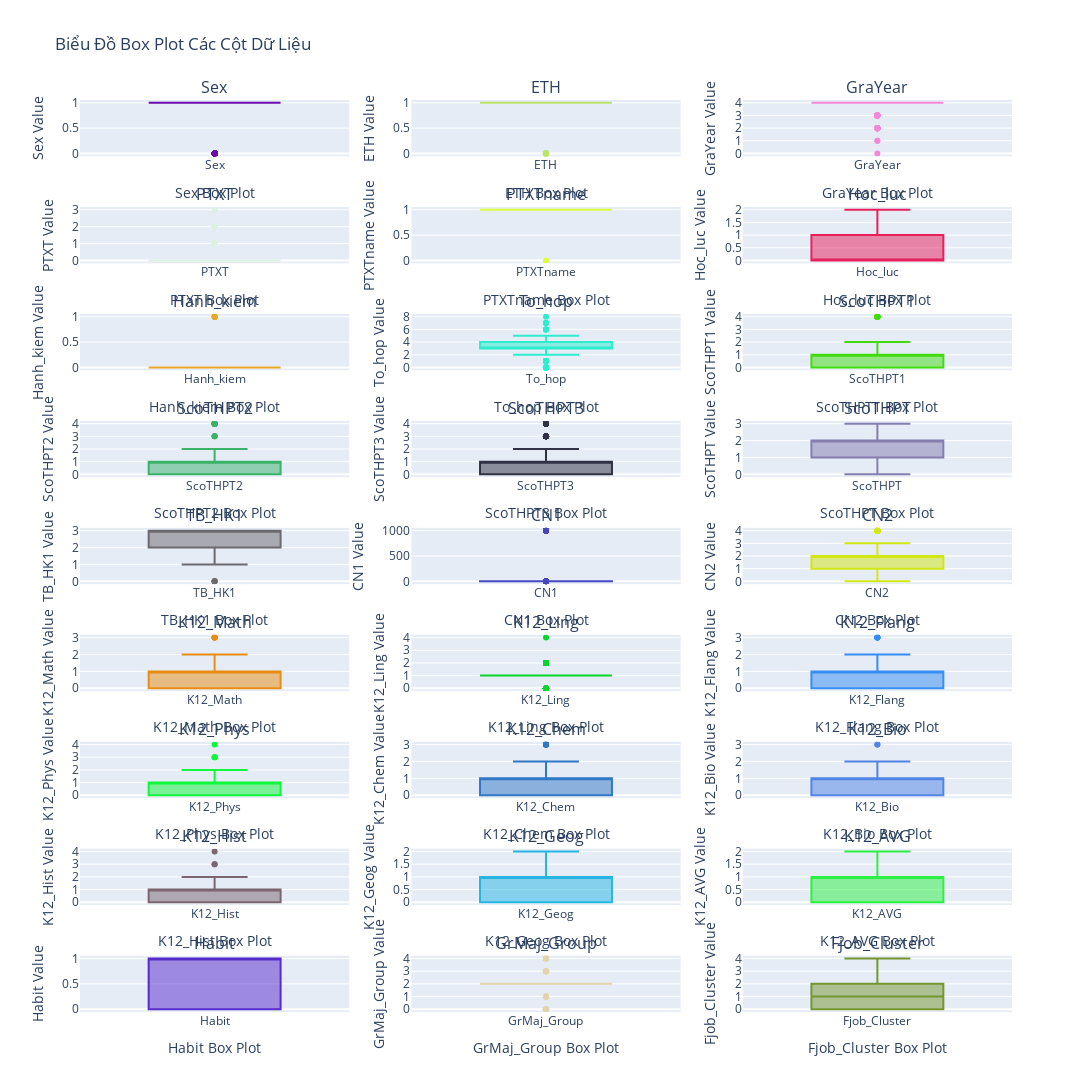

The code cell stored with this chart in its notebook:
### Code cell
# Tính toán số hàng và cột dựa trên số lượng cột trong df
columns_to_plot = df.columns
n_cols = 3  # Giả sử bạn muốn có 4 cột trong mỗi hàng
n_rows = int(np.ceil(len(columns_to_plot) / n_cols))

# Khởi tạo subplot
fig = sp.make_subplots(rows=n_rows, cols=n_cols, subplot_titles=columns_to_plot)

# Tạo một danh sách các màu sắc ngẫu nhiên cho biểu đồ
random_colors = ['#%06X' % random.randint(0, 0xFFFFFF) for _ in columns_to_plot]

# Vẽ box plot cho từng cột
for i, (column, color) in enumerate(zip(columns_to_plot, random_colors)):
    row = i // n_cols + 1
    col = i % n_cols + 1

    fig.add_trace(
        go.Box(y=df[column], marker=dict(color=color), name=column, showlegend=False),
        row=row, col=col
    )

    fig.update_xaxes(title_text=f'{column} Box Plot', row=row, col=col)
    fig.update_yaxes(title_text=f'{column} Value', row=row, col=col)

# Chỉnh layout và hiển thị biểu đồ
fig.update_layout(height=400 * n_rows, width=1100, title_text="Biểu Đồ Box Plot Các Cột Dữ Liệu")
fig.show()

### Figure 1 — Plotly figure (JSON) as saved in the notebook; plotly's stock layout.template omitted (floating-point values rounded to 4 significant figures; data arrays with more than 128 entries replaced by an {"elided": "..."} marker saying what was removed)
{"data": [{"marker": {"color": "#6D0CAE"}, "name": "Sex", "showlegend": false, "type": "box", "xaxis": "x", "y": {"elided": "881 int values"}, "yaxis": "y"}, {"marker": {"color": "#BCE369"}, "name": "ETH", "showlegend": false, "type": "box", "xaxis": "x2", "y": {"elided": "881 int values"}, "yaxis": "y2"}, {"marker": {"color": "#F587D9"}, "name": "GraYear", "showlegend": false, "type": "box", "xaxis": "x3", "y": {"elided": "881 int values"}, "yaxis": "y3"}, {"marker": {"color": "#DDF1E1"}, "name": "PTXT", "showlegend": false, "type": "box", "xaxis": "x4", "y": {"elided": "881 int values"}, "yaxis": "y4"}, {"marker": {"color": "#DCFD37"}, "name": "PTXTname", "showlegend": false, "type": "box", "xaxis": "x5", "y": {"elided": "881 int values"}, "yaxis": "y5"}, {"marker": {"color": "#E81F5A"}, "name": "Hoc_luc", "showlegend": false, "type": "box", "xaxis": "x6", "y": {"elided": "881 int values"}, "yaxis": "y6"}, {"marker": {"color": "#E8A72B"}, "name": "Hanh_kiem", "showlegend": false, "type": "box", "xaxis": "x7", "y": {"elided": "881 int values"}, "yaxis": "y7"}, {"marker": {"color": "#2CEECE"}, "name": "To_hop", "showlegend": false, "type": "box", "xaxis": "x8", "y": {"elided": "881 int values"}, "yaxis": "y8"}, {"marker": {"color": "#40DC0E"}, "name": "ScoTHPT1", "showlegend": false, "type": "box", "xaxis": "x9", "y": {"elided": "881 int values"}, "yaxis": "y9"}, {"marker": {"color": "#3AB268"}, "name": "ScoTHPT2", "showlegend": false, "type": "box", "xaxis": "x10", "y": {"elided": "881 int values"}, "yaxis": "y10"}, {"marker": {"color": "#303143"}, "name": "ScoTHPT3", "showlegend": false, "type": "box", "xaxis": "x11", "y": {"elided": "881 int values"}, "yaxis": "y11"}, {"marker": {"color": "#857DB0"}, "name": "ScoTHPT", "showlegend": false, "type": "box", "xaxis": "x12", "y": {"elided": "881 int values"}, "yaxis": "y12"}, {"marker": {"color": "#6C696F"}, "name": "TB_HK1", "showlegend": false, "type": "box", "xaxis": "x13", "y": {"elided": "881 int values"}, "yaxis": "y13"}, {"marker": {"color": "#4745C2"}, "name": "CN1", "showlegend": false, "type": "box", "xaxis": "x14", "y": {"elided": "881 int values"}, "yaxis": "y14"}, {"marker": {"color": "#D2E714"}, "name": "CN2", "showlegend": false, "type": "box", "xaxis": "x15", "y": {"elided": "881 int values"}, "yaxis": "y15"}, {"marker": {"color": "#E98D12"}, "name": "K12_Math", "showlegend": false, "type": "box", "xaxis": "x16", "y": {"elided": "881 int values"}, "yaxis": "y16"}, {"marker": {"color": "#09D62D"}, "name": "K12_Ling", "showlegend": false, "type": "box", "xaxis": "x17", "y": {"elided": "881 int values"}, "yaxis": "y17"}, {"marker": {"color": "#368EF3"}, "name": "K12_Flang", "showlegend": false, "type": "box", "xaxis": "x18", "y": {"elided": "881 int values"}, "yaxis": "y18"}, {"marker": {"color": "#0DF73B"}, "name": "K12_Phys", "showlegend": false, "type": "box", "xaxis": "x19", "y": {"elided": "881 int values"}, "yaxis": "y19"}, {"marker": {"color": "#3078C7"}, "name": "K12_Chem", "showlegend": false, "type": "box", "xaxis": "x20", "y": {"elided": "881 int values"}, "yaxis": "y20"}, {"marker": {"color": "#5084E5"}, "name": "K12_Bio", "showlegend": false, "type": "box", "xaxis": "x21", "y": {"elided": "881 int values"}, "yaxis": "y21"}, {"marker": {"color": "#7A6570"}, "name": "K12_Hist", "showlegend": false, "type": "box", "xaxis": "x22", "y": {"elided": "881 int values"}, "yaxis": "y22"}, {"marker": {"color": "#26B6E4"}, "name": "K12_Geog", "showlegend": false, "type": "box", "xaxis": "x23", "y": {"elided": "881 int values"}, "yaxis": "y23"}, {"marker": {"color": "#2DF142"}, "name": "K12_AVG", "showlegend": false, "type": "box", "xaxis": "x24", "y": {"elided": "881 int values"}, "yaxis": "y24"}, {"marker": {"color": "#562BCB"}, "name": "Habit", "showlegend": false, "type": "box", "xaxis": "x25", "y": {"elided": "881 int values"}, "yaxis": "y25"}, {"marker": {"color": "#E5D3AB"}, "name": "GrMaj_Group", "showlegend": false, "type": "box", "xaxis": "x26", "y": {"elided": "881 int values"}, "yaxis": "y26"}, {"marker": {"color": "#74962E"}, "name": "Fjob_Cluster", "showlegend": false, "type": "box", "xaxis": "x27", "y": {"elided": "881 int values"}, "yaxis": "y27"}], "layout": {"annotations": [{"font": {"size": 16}, "showarrow": false, "text": "Sex", "x": 0.1444, "xanchor": "center", "xref": "paper", "y": 1, "yanchor": "bottom", "yref": "paper"}, {"font": {"size": 16}, "showarrow": false, "text": "ETH", "x": 0.5, "xanchor": "center", "xref": "paper", "y": 1, "yanchor": "bottom", "yref": "paper"}, {"font": {"size": 16}, "showarrow": false, "text": "GraYear", "x": 0.8556, "xanchor": "center", "xref": "paper", "y": 1, "yanchor": "bottom", "yref": "paper"}, {"font": {"size": 16}, "showarrow": false, "text": "PTXT", "x": 0.1444, "xanchor": "center", "xref": "paper", "y": 0.8827, "yanchor": "bottom", "yref": "paper"}, {"font": {"size": 16}, "showarrow": false, "text": "PTXTname", "x": 0.5, "xanchor": "center", "xref": "paper", "y": 0.8827, "yanchor": "bottom", "yref": "paper"}, {"font": {"size": 16}, "showarrow": false, "text": "Hoc_luc", "x": 0.8556, "xanchor": "center", "xref": "paper", "y": 0.8827, "yanchor": "bottom", "yref": "paper"}, {"font": {"size": 16}, "showarrow": false, "text": "Hanh_kiem", "x": 0.1444, "xanchor": "center", "xref": "paper", "y": 0.7654, "yanchor": "bottom", "yref": "paper"}, {"font": {"size": 16}, "showarrow": false, "text": "To_hop", "x": 0.5, "xanchor": "center", "xref": "paper", "y": 0.7654, "yanchor": "bottom", "yref": "paper"}, {"font": {"size": 16}, "showarrow": false, "text": "ScoTHPT1", "x": 0.8556, "xanchor": "center", "xref": "paper", "y": 0.7654, "yanchor": "bottom", "yref": "paper"}, {"font": {"size": 16}, "showarrow": false, "text": "ScoTHPT2", "x": 0.1444, "xanchor": "center", "xref": "paper", "y": 0.6481, "yanchor": "bottom", "yref": "paper"}, {"font": {"size": 16}, "showarrow": false, "text": "ScoTHPT3", "x": 0.5, "xanchor": "center", "xref": "paper", "y": 0.6481, "yanchor": "bottom", "yref": "paper"}, {"font": {"size": 16}, "showarrow": false, "text": "ScoTHPT", "x": 0.8556, "xanchor": "center", "xref": "paper", "y": 0.6481, "yanchor": "bottom", "yref": "paper"}, {"font": {"size": 16}, "showarrow": false, "text": "TB_HK1", "x": 0.1444, "xanchor": "center", "xref": "paper", "y": 0.5309, "yanchor": "bottom", "yref": "paper"}, {"font": {"size": 16}, "showarrow": false, "text": "CN1", "x": 0.5, "xanchor": "center", "xref": "paper", "y": 0.5309, "yanchor": "bottom", "yref": "paper"}, {"font": {"size": 16}, "showarrow": false, "text": "CN2", "x": 0.8556, "xanchor": "center", "xref": "paper", "y": 0.5309, "yanchor": "bottom", "yref": "paper"}, {"font": {"size": 16}, "showarrow": false, "text": "K12_Math", "x": 0.1444, "xanchor": "center", "xref": "paper", "y": 0.4136, "yanchor": "bottom", "yref": "paper"}, {"font": {"size": 16}, "showarrow": false, "text": "K12_Ling", "x": 0.5, "xanchor": "center", "xref": "paper", "y": 0.4136, "yanchor": "bottom", "yref": "paper"}, {"font": {"size": 16}, "showarrow": false, "text": "K12_Flang", "x": 0.8556, "xanchor": "center", "xref": "paper", "y": 0.4136, "yanchor": "bottom", "yref": "paper"}, {"font": {"size": 16}, "showarrow": false, "text": "K12_Phys", "x": 0.1444, "xanchor": "center", "xref": "paper", "y": 0.2963, "yanchor": "bottom", "yref": "paper"}, {"font": {"size": 16}, "showarrow": false, "text": "K12_Chem", "x": 0.5, "xanchor": "center", "xref": "paper", "y": 0.2963, "yanchor": "bottom", "yref": "paper"}, {"font": {"size": 16}, "showarrow": false, "text": "K12_Bio", "x": 0.8556, "xanchor": "center", "xref": "paper", "y": 0.2963, "yanchor": "bottom", "yref": "paper"}, {"font": {"size": 16}, "showarrow": false, "text": "K12_Hist", "x": 0.1444, "xanchor": "center", "xref": "paper", "y": 0.179, "yanchor": "bottom", "yref": "paper"}, {"font": {"size": 16}, "showarrow": false, "text": "K12_Geog", "x": 0.5, "xanchor": "center", "xref": "paper", "y": 0.179, "yanchor": "bottom", "yref": "paper"}, {"font": {"size": 16}, "showarrow": false, "text": "K12_AVG", "x": 0.8556, "xanchor": "center", "xref": "paper", "y": 0.179, "yanchor": "bottom", "yref": "paper"}, {"font": {"size": 16}, "showarrow": false, "text": "Habit", "x": 0.1444, "xanchor": "center", "xref": "paper", "y": 0.06173, "yanchor": "bottom", "yref": "paper"}, {"font": {"size": 16}, "showarrow": false, "text": "GrMaj_Group", "x": 0.5, "xanchor": "center", "xref": "paper", "y": 0.06173, "yanchor": "bottom", "yref": "paper"}, {"font": {"size": 16}, "showarrow": false, "text": "Fjob_Cluster", "x": 0.8556, "xanchor": "center", "xref": "paper", "y": 0.06173, "yanchor": "bottom", "yref": "paper"}], "height": 3600, "title": {"text": "Biểu Đồ Box Plot Các Cột Dữ Liệu"}, "width": 1100, "xaxis": {"anchor": "y", "domain": [0, 0.2889], "title": {"text": "Sex Box Plot"}}, "xaxis10": {"anchor": "y10", "domain": [0, 0.2889], "title": {"text": "ScoTHPT2 Box Plot"}}, "xaxis11": {"anchor": "y11", "domain": [0.3556, 0.6444], "title": {"text": "ScoTHPT3 Box Plot"}}, "xaxis12": {"anchor": "y12", "domain": [0.7111, 1], "title": {"text": "ScoTHPT Box Plot"}}, "xaxis13": {"anchor": "y13", "domain": [0, 0.2889], "title": {"text": "TB_HK1 Box Plot"}}, "xaxis14": {"anchor": "y14", "domain": [0.3556, 0.6444], "title": {"text": "CN1 Box Plot"}}, "xaxis15": {"anchor": "y15", "domain": [0.7111, 1], "title": {"text": "CN2 Box Plot"}}, "xaxis16": {"anchor": "y16", "domain": [0, 0.2889], "title": {"text": "K12_Math Box Plot"}}, "xaxis17": {"anchor": "y17", "domain": [0.3556, 0.6444], "title": {"text": "K12_Ling Box Plot"}}, "xaxis18": {"anchor": "y18", "domain": [0.7111, 1], "title": {"text": "K12_Flang Box Plot"}}, "xaxis19": {"anchor": "y19", "domain": [0, 0.2889], "title": {"text": "K12_Phys Box Plot"}}, "xaxis2": {"anchor": "y2", "domain": [0.3556, 0.6444], "title": {"text": "ETH Box Plot"}}, "xaxis20": {"anchor": "y20", "domain": [0.3556, 0.6444], "title": {"text": "K12_Chem Box Plot"}}, "xaxis21": {"anchor": "y21", "domain": [0.7111, 1], "title": {"text": "K12_Bio Box Plot"}}, "xaxis22": {"anchor": "y22", "domain": [0, 0.2889], "title": {"text": "K12_Hist Box Plot"}}, "xaxis23": {"anchor": "y23", "domain": [0.3556, 0.6444], "title": {"text": "K12_Geog Box Plot"}}, "xaxis24": {"anchor": "y24", "domain": [0.7111, 1], "title": {"text": "K12_AVG Box Plot"}}, "xaxis25": {"anchor": "y25", "domain": [0, 0.2889], "title": {"text": "Habit Box Plot"}}, "xaxis26": {"anchor": "y26", "domain": [0.3556, 0.6444], "title": {"text": "GrMaj_Group Box Plot"}}, "xaxis27": {"anchor": "y27", "domain": [0.7111, 1], "title": {"text": "Fjob_Cluster Box Plot"}}, "xaxis3": {"anchor": "y3", "domain": [0.7111, 1], "title": {"text": "GraYear Box Plot"}}, "xaxis4": {"anchor": "y4", "domain": [0, 0.2889], "title": {"text": "PTXT Box Plot"}}, "xaxis5": {"anchor": "y5", "domain": [0.3556, 0.6444], "title": {"text": "PTXTname Box Plot"}}, "xaxis6": {"anchor": "y6", "domain": [0.7111, 1], "title": {"text": "Hoc_luc Box Plot"}}, "xaxis7": {"anchor": "y7", "domain": [0, 0.2889], "title": {"text": "Hanh_kiem Box Plot"}}, "xaxis8": {"anchor": "y8", "domain": [0.3556, 0.6444], "title": {"text": "To_hop Box Plot"}}, "xaxis9": {"anchor": "y9", "domain": [0.7111, 1], "title": {"text": "ScoTHPT1 Box Plot"}}, "yaxis": {"anchor": "x", "domain": [0.9383, 1], "title": {"text": "Sex Value"}}, "yaxis10": {"anchor": "x10", "domain": [0.5864, 0.6481], "title": {"text": "ScoTHPT2 Value"}}, "yaxis11": {"anchor": "x11", "domain": [0.5864, 0.6481], "title": {"text": "ScoTHPT3 Value"}}, "yaxis12": {"anchor": "x12", "domain": [0.5864, 0.6481], "title": {"text": "ScoTHPT Value"}}, "yaxis13": {"anchor": "x13", "domain": [0.4691, 0.5309], "title": {"text": "TB_HK1 Value"}}, "yaxis14": {"anchor": "x14", "domain": [0.4691, 0.5309], "title": {"text": "CN1 Value"}}, "yaxis15": {"anchor": "x15", "domain": [0.4691, 0.5309], "title": {"text": "CN2 Value"}}, "yaxis16": {"anchor": "x16", "domain": [0.3519, 0.4136], "title": {"text": "K12_Math Value"}}, "yaxis17": {"anchor": "x17", "domain": [0.3519, 0.4136], "title": {"text": "K12_Ling Value"}}, "yaxis18": {"anchor": "x18", "domain": [0.3519, 0.4136], "title": {"text": "K12_Flang Value"}}, "yaxis19": {"anchor": "x19", "domain": [0.2346, 0.2963], "title": {"text": "K12_Phys Value"}}, "yaxis2": {"anchor": "x2", "domain": [0.9383, 1], "title": {"text": "ETH Value"}}, "yaxis20": {"anchor": "x20", "domain": [0.2346, 0.2963], "title": {"text": "K12_Chem Value"}}, "yaxis21": {"anchor": "x21", "domain": [0.2346, 0.2963], "title": {"text": "K12_Bio Value"}}, "yaxis22": {"anchor": "x22", "domain": [0.1173, 0.179], "title": {"text": "K12_Hist Value"}}, "yaxis23": {"anchor": "x23", "domain": [0.1173, 0.179], "title": {"text": "K12_Geog Value"}}, "yaxis24": {"anchor": "x24", "domain": [0.1173, 0.179], "title": {"text": "K12_AVG Value"}}, "yaxis25": {"anchor": "x25", "domain": [0, 0.06173], "title": {"text": "Habit Value"}}, "yaxis26": {"anchor": "x26", "domain": [0, 0.06173], "title": {"text": "GrMaj_Group Value"}}, "yaxis27": {"anchor": "x27", "domain": [0, 0.06173], "title": {"text": "Fjob_Cluster Value"}}, "yaxis3": {"anchor": "x3", "domain": [0.9383, 1], "title": {"text": "GraYear Value"}}, "yaxis4": {"anchor": "x4", "domain": [0.821, 0.8827], "title": {"text": "PTXT Value"}}, "yaxis5": {"anchor": "x5", "domain": [0.821, 0.8827], "title": {"text": "PTXTname Value"}}, "yaxis6": {"anchor": "x6", "domain": [0.821, 0.8827], "title": {"text": "Hoc_luc Value"}}, "yaxis7": {"anchor": "x7", "domain": [0.7037, 0.7654], "title": {"text": "Hanh_kiem Value"}}, "yaxis8": {"anchor": "x8", "domain": [0.7037, 0.7654], "title": {"text": "To_hop Value"}}, "yaxis9": {"anchor": "x9", "domain": [0.7037, 0.7654], "title": {"text": "ScoTHPT1 Value"}}}}
